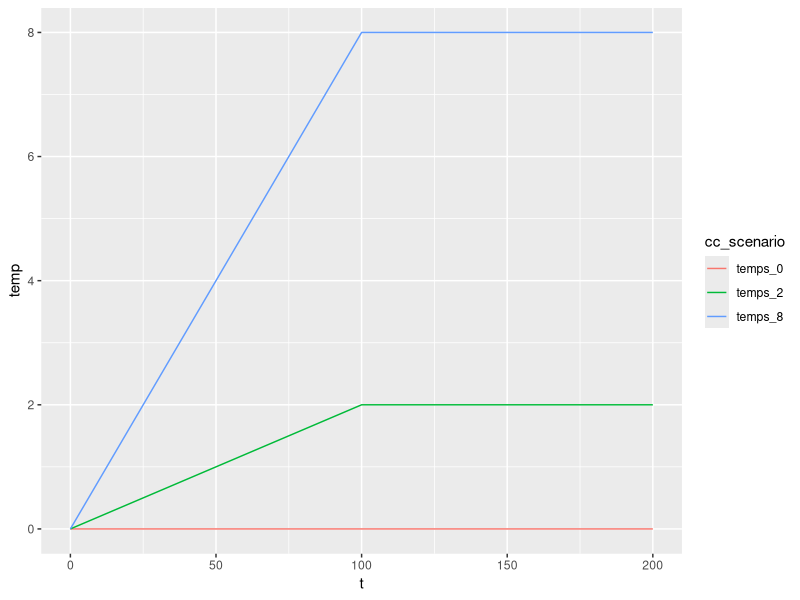
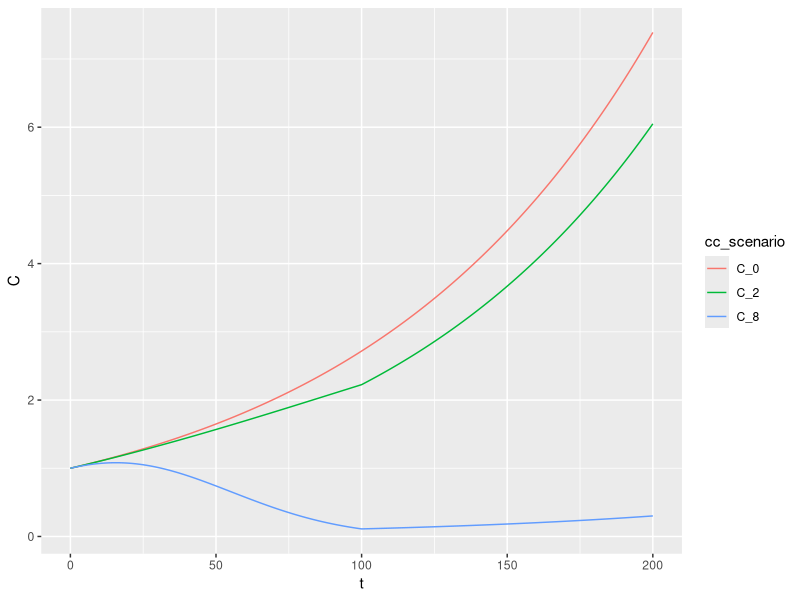

Source code (R) for these figures, in order:
## ---- chunk 1
knitr::opts_chunk$set(echo = FALSE)
## ---- chunk 2
library(tidyverse)
## ---- chunk 3
# temperature

#define variables
sims = 201
temps <- rep(NA, sims)
temps_0 <- rep(NA, sims)
temps_2 <- rep(NA, sims)
temps_8 <- rep(NA, sims)
t <- seq(from = 0, to = 200, by = 1)

# temperature function
temp_fun<- function(T, x){
  temp = min((T*x)/100, T)
}

# create temp vectors for CC scenarios
for(i in 1:sims){
  temps_0[i] <- temp_fun(0, i-1)
}

for(i in 1:sims){
  temps_2[i] <- temp_fun(2, i-1)
}

for(i in 1:sims){
  temps_8[i] <- temp_fun(8, i-1)
}

# combine into dataframe
temps_data_raw <- data.frame(t, temps_0, temps_2, temps_8)
temps_data <- temps_data_raw %>% 
  pivot_longer(cols = starts_with("temps"), names_to = "cc_scenario", values_to = "temp")

# plot temps
ggplot(data = temps_data, aes(x = t, 
                              y = temp, 
                              color = cc_scenario))+
  geom_line()

## ---- chunk 4
# economic activity
K <- rep(NA, sims)
K_0<- rep(NA, sims)
K_2<- rep(NA, sims)
K_8<- rep(NA, sims)

B = 0.05

econ_fun <- function(temp, B = 0.05){
  K = exp(-B*temp^2)
}

for(i in 1:sims){
   K_0[i] <- econ_fun(temps_0[i])
}

for(i in 1:sims){
   K_2[i] <- econ_fun(temps_2[i])
}

for(i in 1:sims){
   K_8[i] <- econ_fun(temps_8[i])
}

## ---- chunk 5
# consumption
C <- rep(NA, sims)
C_0<- rep(NA, sims)
C_2<- rep(NA, sims)
C_8<- rep(NA, sims)

con_fun <- function(K, x, g = 0.01){
  C = K*exp(g*x)
}

 for(i in 0:sims){
   C_0[i] <- con_fun(K_0[i], i-1)
 }

for(i in 0:sims){
   C_2[i] <- con_fun(K_2[i], i-1)
}

for(i in 0:sims){
   C_8[i] <- con_fun(K_8[i], i-1)
}

# combine into dataframe
con_data_raw <- data.frame(t, C_0, C_2, C_8)
con_data <- con_data_raw %>% 
  pivot_longer(cols = starts_with("C"), names_to = "cc_scenario", values_to = "C")

# plot K
ggplot(data = con_data, aes(x = t, y = C, color = cc_scenario))+
  geom_line()
## ---- chunk 6
# Utility
U <- rep(NA, sims)
U_0<- rep(NA, sims)
U_2<- rep(NA, sims)
U_8<- rep(NA, sims)

u_fun <- function(C, n = 0.5){
  U = (C^(1-n))/(1-n)
}

for(i in 0:sims){
   U_0[i] <- u_fun(C_0[i])
}

for(i in 0:sims){
   U_2[i] <- u_fun(C_2[i])
}

for(i in 0:sims){
   U_8[i] <- u_fun(C_8[i])
}

## ---- chunk 7
# Discounting
d = 0.005
n = 0.5
g = 0.01

r_fun <- function(d = 0.005, n = 0.5, g = 0.01){
  r = d + n*g
}

discount <- function(U, r){
  pv <- rep(NA, sims)
  for(i in 1:sims){
    pv[i] = U[i]/(1+r)^(i-1)
  }
  pv_total = sum(pv)
  return(pv_total)
}
## ---- chunk 8
# Function for percent change
p_change <- function(L0, L_new){
  pc <- (L_new-L0)/L0
  return(pc*100)
}

# Function for loss in present value of utility

loss_fun <- function(T, B = 0.05, d=0.005, n = 0.5, g=0.01){
# Climate Change
for(i in 1:sims){
  temps[i] <- temp_fun(T, i-1)}

for(i in 1:sims){
  K[i] <- econ_fun(temps[i], B = B)}

for(i in 1:sims){
  C[i] <- con_fun(K[i], i-1, g = g)}

for(i in 1:sims){
  U[i] <- u_fun(C[i], n = n)}

r <- r_fun(d = d, n = n, g = g)

cc_utility <- discount(U, r)

# No climate change
T <- 0

for(i in 1:sims){
  temps[i] <- temp_fun(T, i-1)}

for(i in 1:sims){
  K[i] <- econ_fun(temps[i])}

for(i in 1:sims){
  C[i] <- con_fun(K[i], i-1, g = g)}

for(i in 1:sims){
  U[i] <- u_fun(C[i], n = n)}

utility <- discount(U, r)

L <- abs(p_change(L0 = utility, L_new = cc_utility))
return(L)
}

L_test <- loss_fun(T = 4.4)
## ---- chunk 9

T <- 4.4
T10 <- T*1.1
B10 <- B*1.1
n10 <- n*1.1
g10 <- g*1.1

L_T <- loss_fun(T = T10)
L_B <- loss_fun(T = 4.4, B = B10)
L_n <- loss_fun(T = 4.4, n = n10)
L_g <- loss_fun(T = 4.4, g = g10)

pcT <- p_change(L0 = L_test, L_new = L_T)
pcB <- p_change(L0 = L_test, L_new = L_B)
pcn <- p_change(L0 = L_test, L_new = L_n)
pcg <- p_change(L0 = L_test, L_new = L_g)

## ---- chunk 10
# what fraction of consumption would society be willing to "pay" every year for 200 years to completely prevent climate change?

# sum(utility (T = 0, C*theta)) <= sum(utility (T= 4.4))

temps_cc <- rep(NA, sims)
K_cc <- rep(NA, sims)
C_cc <- rep(NA, sims)
U_cc <- rep(NA, sims)

T = 4.4

for(i in 1:sims){
  temps_cc[i] <- temp_fun(T, i-1)}

for(i in 1:sims){
  K_cc[i] <- econ_fun(temps_cc[i], B = B)}

for(i in 1:sims){
  C_cc[i] <- con_fun(K_cc[i], i-1)}

for(i in 1:sims){
  U_cc[i] <- u_fun(C_cc[i], n = n)}

r <- r_fun(d = d, n = n, g = g)

cc_utility <- sum(U_cc)

# Find theta

T <- 0

for(i in 1:sims){
  temps[i] <- temp_fun(T, i-1)}

for(i in 1:sims){
  K[i] <- econ_fun(temps[i])}

for(i in 1:sims){
  C[i] <- con_fun(K[i], i-1, g = g)}

u_theta <- rep(NA, sims)
u_fun_theta <- function(C, n = 0.5){
  u_theta = C^(1-n)
}

for(i in 1:sims){
  u_theta[i] <- u_fun_theta(C_0[i])}

# U_cc = theta^0.5 * sum(u_theta)*2
# theta^0.5 = U_cc/(2*sum(u_theta))
# theta = (U_cc/(2*sum(u_theta)))^2

theta = (cc_utility/(2*sum(u_theta)))^2

# find utility with no climate change and theta
C_theta <- C_0*theta
u_theta_test<- rep(NA, sims)

for(i in 1:sims){
  u_theta_test[i] <- u_fun(C_theta[i])}

# sum(u_theta_test)

#cc_utility_disc <- discount(U_cc, r)
#theta_utility_disc <- discount(u_theta_test, r)

## ---- chunk 11

temps_4 <- rep(NA, sims)
temps_6 <- rep(NA, sims)

# create temp vectors for CC scenarios
for(i in 1:sims){
  temps_4[i] <- temp_fun(4, i-1)}

for(i in 1:sims){
  temps_6[i] <- temp_fun(6, i-1)}

K_4<- rep(NA, sims)
K_6<- rep(NA, sims)

for(i in 1:sims){
   K_4[i] <- econ_fun(temps_4[i])}

for(i in 1:sims){
   K_6[i] <- econ_fun(temps_6[i])}

C_4<- rep(NA, sims)
C_6<- rep(NA, sims)

 for(i in 0:sims){
   C_4[i] <- con_fun(K_4[i], i-1)}

for(i in 0:sims){
   C_6[i] <- con_fun(K_6[i], i-1)}

U_4<- rep(NA, sims)
U_6<- rep(NA, sims)

for(i in 0:sims){
   U_4[i] <- u_fun(C_4[i])}

for(i in 0:sims){
   U_6[i] <- u_fun(C_6[i])}

expected_U <- sum(U_2)*0.2 + sum(U_4)*0.5 + sum(U_6)*0.3
theta_expected = (expected_U/(2*sum(u_theta)))^2

